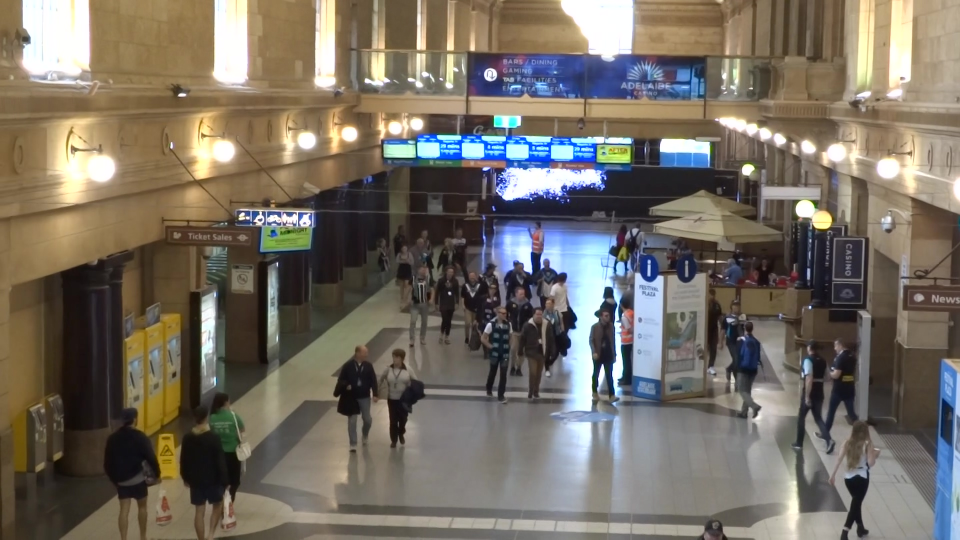
#> input picture 01000005.jpg, 1920 x 1080 px (shown at 1/2 size); its folder holds only this picture in this run
$ python -i augmentations.py   (imports and definitions only)   (older library calls are emulated)
#> lines starting #> are read from the running program, lines starting #| are printed output that depends on the picture
### utils/general.py
# YOLOv5 reproduction 🚀 by thunder95
"""
General utils
"""

import contextlib
import glob
import logging
import math
import os
import platform
import random
import re
import signal
import time
import urllib
from itertools import repeat
from multiprocessing.pool import ThreadPool
from pathlib import Path
from subprocess import check_output
from zipfile import ZipFile

import cv2
import numpy as np
import pandas as pd
import pkg_resources as pkg
import paddle
import paddle.vision
import yaml

from utils.downloads import gsutil_getsize
from utils.metrics import box_iou, fitness


# Settings
paddle.set_printoptions(precision=5)
#> (this line was passed over: paddle is not available in this run)
np.set_printoptions(linewidth=320, formatter={'float_kind': '{:11.5g}'.format})  # format short g, %precision=5
pd.options.display.max_columns = 10
cv2.setNumThreads(0)  # prevent OpenCV from multithreading (incompatible with PyTorch DataLoader)
os.environ['NUMEXPR_MAX_THREADS'] = str(min(os.cpu_count(), 8))  # NumExpr max threads

FILE = Path(__file__).resolve()
ROOT = FILE.parents[1]  # YOLOv5 root directory


# [28 lines left out: function nms, not called in this run]


def set_logging(name=None, verbose=True):
    # Sets level and returns logger
#> further down, picture is the input picture: shape (1080, 1920, 3); mean B, G, R 99.9, 110.7, 118.1
    rank = int(os.getenv('RANK', -1))  # rank in world for Multi-GPU trainings
    logging.basicConfig(format="%(message)s", level=logging.INFO)
    return logging.getLogger(name)


LOGGER = set_logging(__name__)  # define globally (used in train.py, val.py, detect.py, etc.)


class Profile(contextlib.ContextDecorator):
    # Usage: @Profile() decorator or 'with Profile():' context manager
    def __enter__(self):
        self.start = time.time()

    def __exit__(self, type, value, traceback):
        print(f'Profile results: {time.time() - self.start:.5f}s')


class Timeout(contextlib.ContextDecorator):
    # Usage: @Timeout(seconds) decorator or 'with Timeout(seconds):' context manager
    # [4 lines left out: function __init__, not called in this run]

    def _timeout_handler(self, signum, frame):
        raise TimeoutError(self.timeout_message)

    def __enter__(self):
        signal.signal(signal.SIGALRM, self._timeout_handler)  # Set handler for SIGALRM
        signal.alarm(self.seconds)  # start countdown for SIGALRM to be raised

    # [4 lines left out: function __exit__, not called in this run]


def try_except(func):
    # try-except function. Usage: @try_except decorator
    # [5 lines left out: function handler, not called in this run]

    return handler


def methods(instance):
    # Get class/instance methods
    return [f for f in dir(instance) if callable(getattr(instance, f)) and not f.startswith("__")]


def print_args(name, opt):
    # Print argparser arguments
    print(colorstr(f'{name}: ') + ', '.join(f'{k}={v}' for k, v in vars(opt).items()))


# [39 lines left out: functions init_seeds, get_latest_run, user_config_dir, is_writeable, not called in this run]


def is_docker():
    # Is environment a Docker container?
    return Path('/workspace').exists()  # or Path('/.dockerenv').exists()


# [7 lines left out: function is_colab, not called in this run]


def is_pip():
    # Is file in a pip package?
    return 'site-packages' in Path(__file__).resolve().parts


# [4 lines left out: function is_ascii, not called in this run]


def is_chinese(s='人工智能'):
    # Is string composed of any Chinese characters?
    return re.search('[\u4e00-\u9fff]', s)


def emojis(str=''):
    # Return platform-dependent emoji-safe version of string
    return str.encode().decode('ascii', 'ignore') if platform.system() == 'Windows' else str


# [39 lines left out: functions file_size, check_online, check_git_status, not called in this run]


def check_python(minimum='3.6.2'):
    # Check current python version vs. required python version
    check_version(platform.python_version(), minimum, name='Python ', hard=True)


# [82 lines left out: functions check_version, check_requirements, check_img_size, check_imshow, check_suffix, not called in this run]


def check_yaml(file, suffix=('.yaml', '.yml')):
    # Search/download YAML file (if necessary) and return path, checking suffix
    return check_file(file, suffix)


# [113 lines left out: functions check_file, check_dataset, url2file, download, not called in this run]


def make_divisible(x, divisor):
    # Returns x evenly divisible by divisor
    return math.ceil(x / divisor) * divisor


def clean_str(s):
    # Cleans a string by replacing special characters with underscore _
    return re.sub(pattern="[|@#!¡·$€%&()=?¿^*;:,¨´><+]", repl="_", string=s)


def one_cycle(y1=0.0, y2=1.0, steps=100):
    # lambda function for sinusoidal ramp from y1 to y2 https://arxiv.org/pdf/1812.01187.pdf
    return lambda x: ((1 - math.cos(x * math.pi / steps)) / 2) * (y2 - y1) + y1


# [375 lines left out: functions colorstr, labels_to_class_weights, labels_to_image_weights, coco80_to_coco91_class, xyxy2xywh, xywh2xyxy and 14 more, not called in this run]

### utils/augmentations.py
# YOLOv5 reproduction 🚀 by thunder95
"""
Image augmentation functions
"""

import logging
import math
import random

import cv2
import numpy as np

from utils.general import colorstr, segment2box, resample_segments, check_version
from utils.metrics import bbox_ioa


class Albumentations:
    # YOLOv5 Albumentations class (optional, only used if package is installed)
    # [27 lines left out: functions __init__, __call__, not called in this run]


def augment_hsv(im, hgain=0.5, sgain=0.5, vgain=0.5):
    # HSV color-space augmentation
#> called with hgain = 0.5, sgain = 0.5, vgain = 0.5
    if hgain or sgain or vgain:
        r = np.random.uniform(-1, 1, 3) * [hgain, sgain, vgain] + 1  # random gains
        hue, sat, val = cv2.split(cv2.cvtColor(im, cv2.COLOR_BGR2HSV))
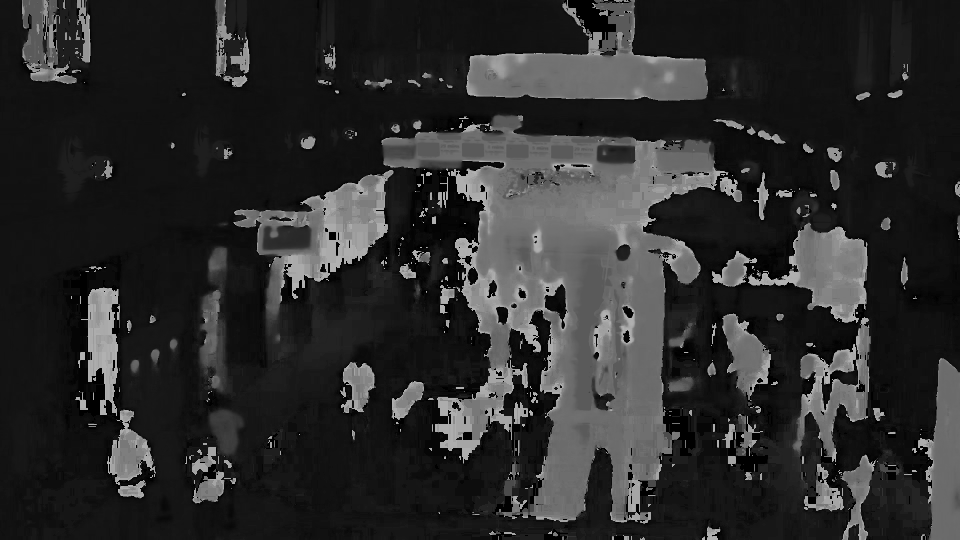
#> hue: shape (1080, 1920) (shown at 1/2 size); min 0, max 179, mean 44.2
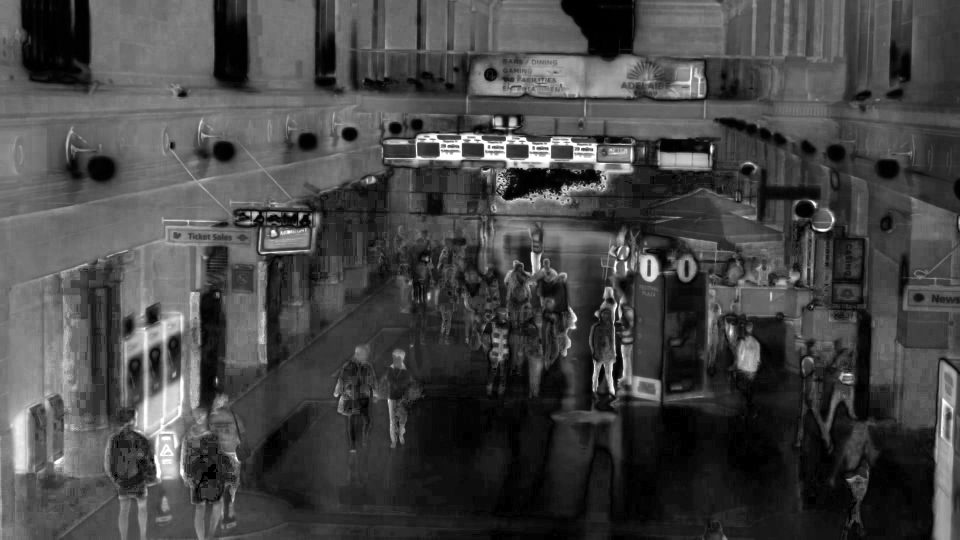
#> sat: shape (1080, 1920) (shown at 1/2 size); min 0, max 255, mean 69.5
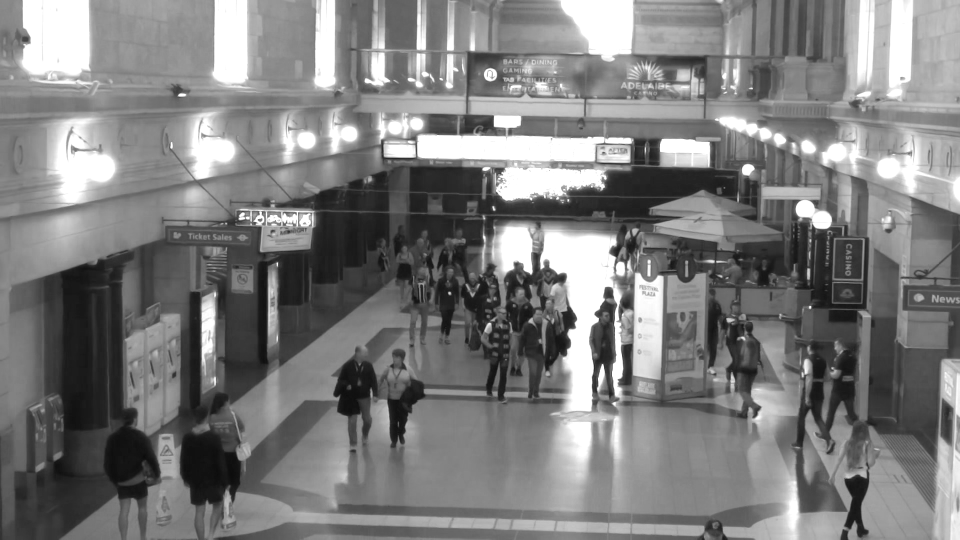
#> val: shape (1080, 1920) (shown at 1/2 size); min 11, max 255, mean 125.5
        dtype = im.dtype  # uint8

        x = np.arange(0, 256, dtype=r.dtype)
        lut_hue = ((x * r[0]) % 180).astype(dtype)
        lut_sat = np.clip(x * r[1], 0, 255).astype(dtype)
#> lut_sat = 256 values from 0 to 255
        lut_val = np.clip(x * r[2], 0, 255).astype(dtype)
#> lut_val = 256 values from 0 to 255

        im_hsv = cv2.merge((cv2.LUT(hue, lut_hue), cv2.LUT(sat, lut_sat), cv2.LUT(val, lut_val)))
#> im_hsv: shape (1080, 1920, 3); mean H, S, V 42.7, 83.7, 135.8
        cv2.cvtColor(im_hsv, cv2.COLOR_HSV2BGR, dst=im)  # no return needed
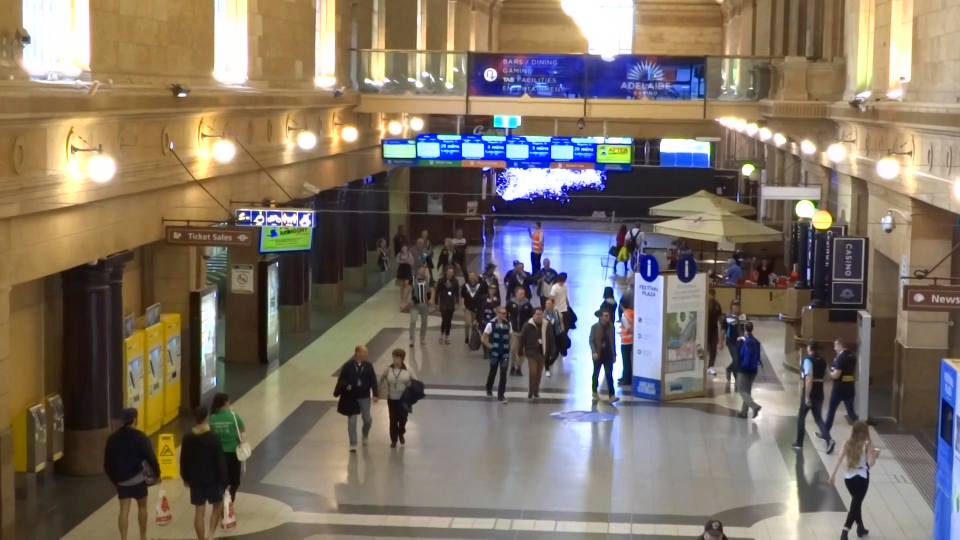
#> im: shape (1080, 1920, 3) (shown at 1/2 size); mean B, G, R 101.6, 114.9, 126.5


# [220 lines left out: functions hist_equalize, replicate, letterbox, random_perspective, copy_paste, cutout and 2 more, not called in this run]

>>> import cv2
>>> picture = cv2.imread('../01000005.jpg')
>>> result = augment_hsv(picture)

$ run again, on 05000319.jpg
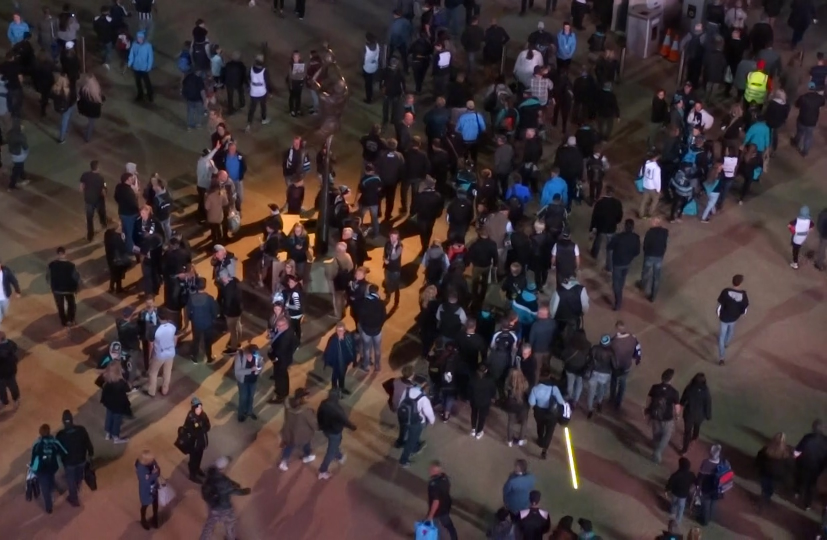
#> input picture 05000319.jpg, 1654 x 1080 px (shown at 1/2 size)
#> picture is the input picture: shape (1080, 1654, 3); mean B, G, R 52.1, 51.4, 64.3
#> in augment_hsv, `hue, sat, val = cv2.split(cv2.cvtColor(im, cv2.COLOR_BGR2HSV))`:
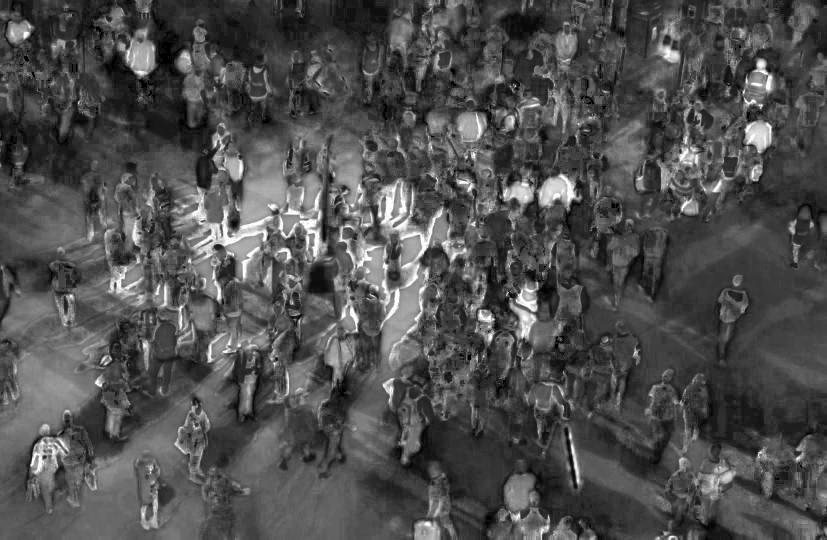
#> sat: shape (1080, 1654) (shown at 1/2 size); min 0, max 255, mean 78.8
#> in augment_hsv, `hue, sat, val = cv2.split(cv2.cvtColor(im, cv2.COLOR_BGR2HSV))`:
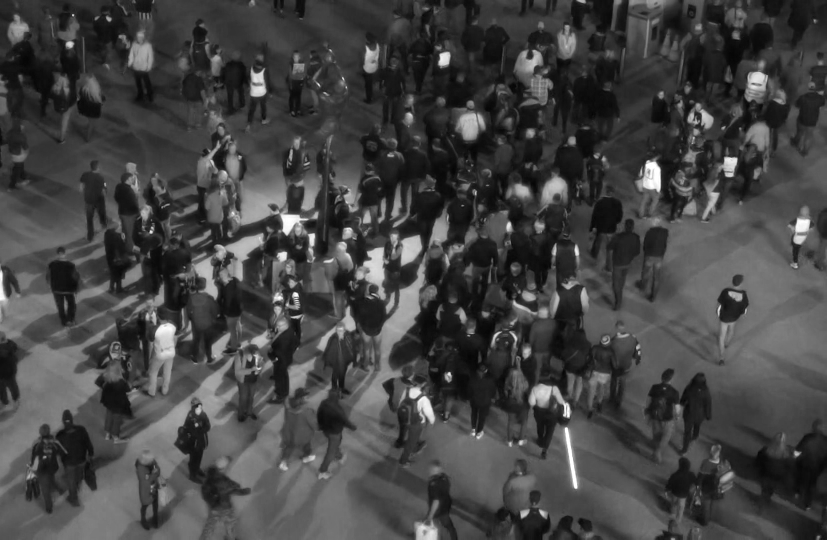
#> val: shape (1080, 1654) (shown at 1/2 size); min 1, max 255, mean 68.1
#> im_hsv: shape (1080, 1654, 3); mean H, S, V 62.2, 94.8, 74.5

$ run again, on 08000487.jpg
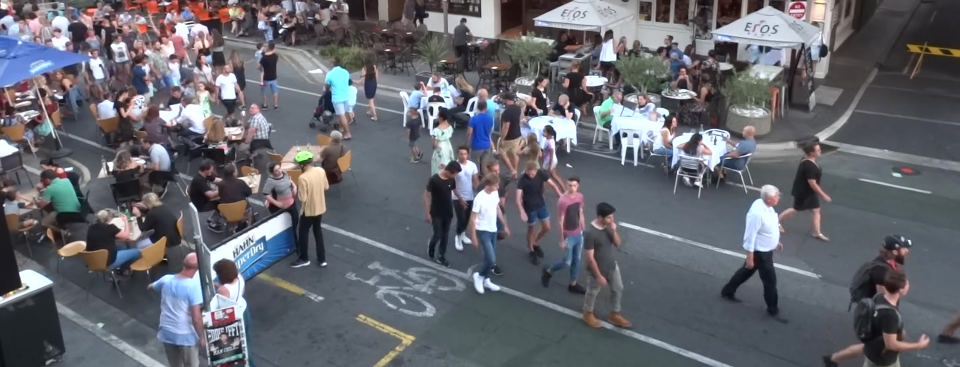
#> input picture 08000487.jpg, 1920 x 734 px (shown at 1/2 size)
#> picture is the input picture: shape (734, 1920, 3); mean B, G, R 109.3, 102.3, 100.9
#> in augment_hsv, `hue, sat, val = cv2.split(cv2.cvtColor(im, cv2.COLOR_BGR2HSV))`:
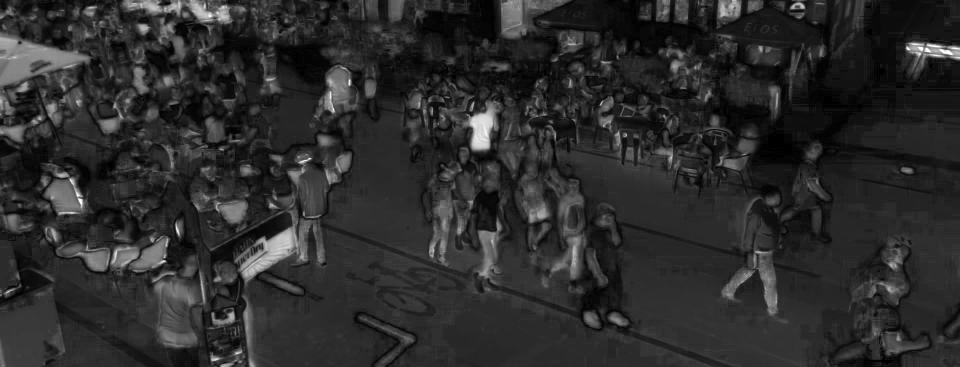
#> sat: shape (734, 1920) (shown at 1/2 size); min 0, max 255, mean 44
#> im_hsv: shape (734, 1920, 3); mean H, S, V 98.5, 53, 124.4
#> in augment_hsv, `cv2.cvtColor(im_hsv, cv2.COLOR_HSV2BGR, dst=im)`:
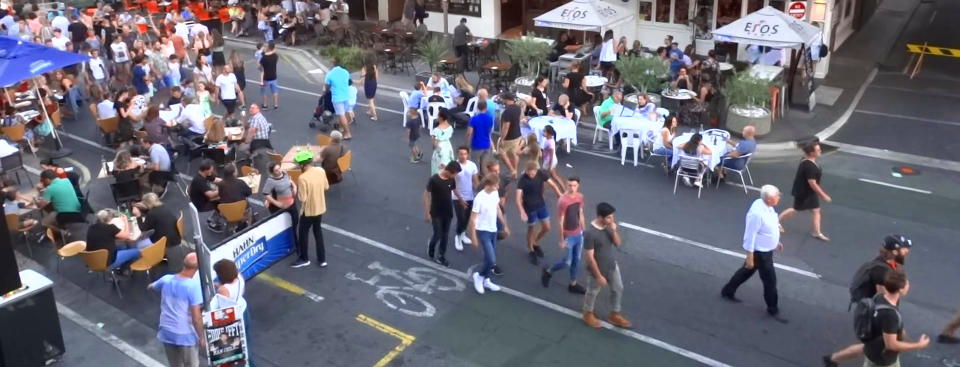
#> im: shape (734, 1920, 3) (shown at 1/2 size); mean B, G, R 117.2, 105.8, 106.8
